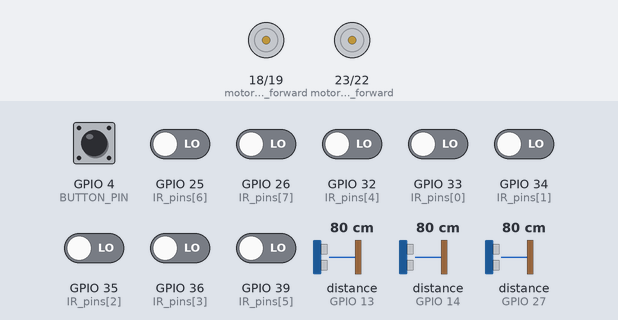
Bench run of a sketch on a simulated ESP32. Parts: motor-driver pin pairs drawn as motors (green arrow = first pin HIGH = forward, orange = second pin HIGH = backward, longer = more drive). The inputs (shaded band) are chosen by the test bench; at power-on: GPIO 4 (BUTTON_PIN) HIGH, GPIO 25 (IR_pins[6]), GPIO 26 (IR_pins[7]), GPIO 32 (IR_pins[4]), GPIO 33 (IR_pins[0]), GPIO 34 (IR_pins[1]), GPIO 35 (IR_pins[2]), GPIO 36 (IR_pins[3]), GPIO 39 (IR_pins[5]) LOW, distance to the obstacle (sensors on GPIO 14, GPIO 13, GPIO 27) 80 cm. The echo pulse lasts 58.3 µs per cm; what the sketch prints to the serial monitor is not drawn.

Above: at 1.2 s.
1.3 s: GPIO 4 (BUTTON_PIN) pulled LOW for 1 s
At 2.8 s:
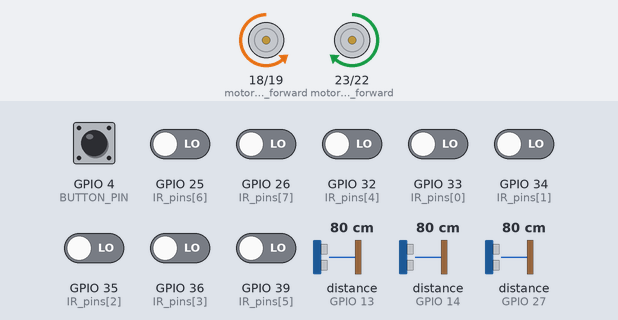
5.3 s: GPIO 25 (IR_pins[6]) driven HIGH
At 6.5 s:
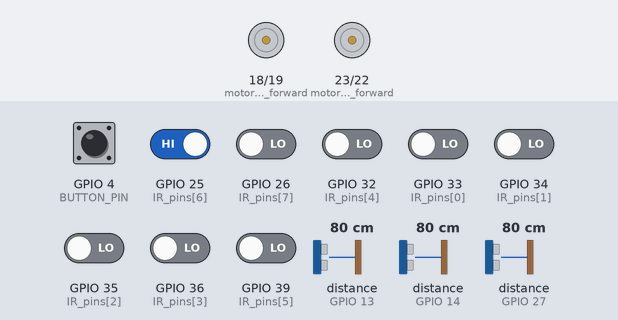
7.6 s: GPIO 4 (BUTTON_PIN) pulled LOW for 0.15 s
10.6 s: distance to the obstacle (sensor on GPIO 14) set to 34 cm
13.6 s: distance to the obstacle (sensor on GPIO 14) set to 27 cm
At 14.5 s:
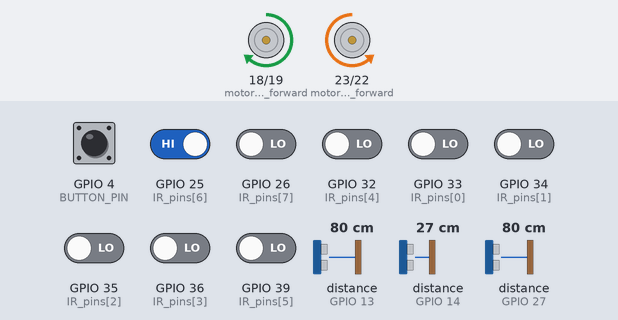
Timing chart, 0 to 16.6 s (numbered marks = the images above; inputs shaded):
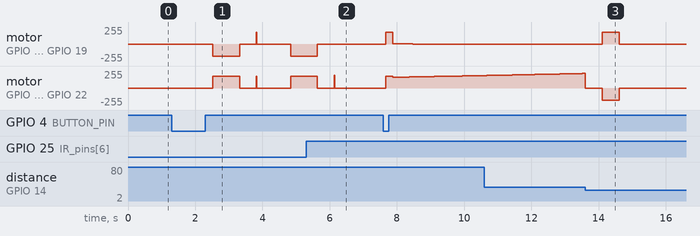

The sketch:

Line_Follower_Robot2.ino.ino
```cpp
#include <ArduinoJson.h>
#include <esp_now.h>
#include <WiFi.h>

#define BUTTON_PIN 4  // BOOT button is GPIO0

// Button state
bool lastButtonState = HIGH;

// Boost speed management
const int BASE_SPEED_NORMAL = 84;
const int BASE_SPEED_STARTING = 180;
const int START_BOOST_DURATION_MS = 200;

bool justStarted = true;
unsigned long startBoostStartTime = 0;

// PID Parameters
float Kp = 30, Ki = 0.1, Kd = 10;
float error = 0, previous_error = 0;
float integral = 0, derivative = 0;
float correction = 0;

// IR Sensor pins
const int IR_pins[] = { 33, 34, 35, 36, 32, 39, 25, 26 };
const int num_sensors = 8;

// Motor pins
const int motor_left_forward = 23;
const int motor_left_backward = 22;
const int motor_right_forward = 18;
const int motor_right_backward = 19;

bool justScannedPlant = false;


#define ULTRASONIC_FRONT_PIN 13
#define OBSTACLE_DISTANCE_CM 15

// Ultrasonic
#define ULTRASONIC_LEFT_PIN 27
#define ULTRASONIC_RIGHT_PIN 14
#define PLANT_DETECTION_DISTANCE_CM 30

// State
bool waitingForNPK = false;
bool npkDataReceived = false;
int plantCounter = 0;
bool returning = false;
bool patrolEnabled = false;

// Gateway MAC
uint8_t gatewayAddress[] = { 0xF8, 0xB3, 0xB7, 0x2B, 0x3B, 0x60 };

void setup() {
  Serial.begin(115200);
  for (int i = 0; i < num_sensors; i++) pinMode(IR_pins[i], INPUT);

  pinMode(motor_left_forward, OUTPUT);
  pinMode(motor_left_backward, OUTPUT);
  pinMode(motor_right_forward, OUTPUT);
  pinMode(motor_right_backward, OUTPUT);
  pinMode(ULTRASONIC_LEFT_PIN, OUTPUT);
  pinMode(ULTRASONIC_RIGHT_PIN, OUTPUT);
  pinMode(BUTTON_PIN, INPUT_PULLUP);  // BOOT button uses pull-up

  WiFi.mode(WIFI_STA);
  if (esp_now_init() != ESP_OK) {
    Serial.println("❌ ESP-NOW init failed");
    return;
  }

  esp_now_peer_info_t peerInfo = {};
  memcpy(peerInfo.peer_addr, gatewayAddress, 6);
  peerInfo.channel = 0;
  peerInfo.encrypt = false;
  esp_now_add_peer(&peerInfo);
  esp_now_register_recv_cb(onEspNowReceive);
  Serial.println("📡 Waiting for START command via ESP-NOW or BOOT button...");
}

void loop() {
  handleSerial();
  handleButton();

  if (!patrolEnabled) {
    stopmotors();
    return;
  }

  if (isObstacleDetected()) {
    stopmotors();
    Serial.println("🛑 Obstacle ahead! Waiting...");
    delay(100);  // Small delay before re-check
    return;      // Skip rest of the loop
  }

  if (!returning && !waitingForNPK) {
    if (detectPlantNearby()) {
      if (!justScannedPlant) {
        plantCounter++;
        triggerNPKSensor(plantCounter);
        justScannedPlant = true;
      }
    } else {
      justScannedPlant = false;  // Reset when plant is no longer detected
    }
  }


  if (isLineEnded()) {
    stopmotors();
    delay(500);
    if (!returning) {
      Serial.println("🚧 End of forward path. Turning around...");
      turn180();
      returning = true;
    } else {
      Serial.println("🏁 Returned to base. Waiting for next START command...");
      turn180();
      returning = false;
      plantCounter = 0;
      patrolEnabled = false;
    }
  }

  int position = readSensors();
  error = position - (num_sensors - 1) / 2.0;
  integral += error;
  derivative = error - previous_error;
  correction = (Kp * error) + (Ki * integral) + (Kd * derivative);
  previous_error = error;

  int left_motor_speed = constrain(BASE_SPEED_NORMAL + correction, 0, 1023);
  int right_motor_speed = constrain(BASE_SPEED_NORMAL - correction, 0, 1023);
  driveMotors(left_motor_speed, right_motor_speed);
  delay(10);
}

bool detectPlantNearby() {
  long leftDist = readUltrasonicDistance(ULTRASONIC_LEFT_PIN);
  long rightDist = readUltrasonicDistance(ULTRASONIC_RIGHT_PIN);
  Serial.printf("Left: %ld cm | Right: %ld cm\n", leftDist, rightDist);
  return (leftDist > 0 && leftDist <= PLANT_DETECTION_DISTANCE_CM) || (rightDist > 0 && rightDist < PLANT_DETECTION_DISTANCE_CM);
}

void triggerNPKSensor(int plantNo) {
  stopmotors();
  long leftDist = readUltrasonicDistance(ULTRASONIC_LEFT_PIN);
  long rightDist = readUltrasonicDistance(ULTRASONIC_RIGHT_PIN);

  String turnDirection = "";

  if (leftDist <= PLANT_DETECTION_DISTANCE_CM) {
    Serial.println("🌿 Turning LEFT 90°");
    driveMotors(100, -100);
    delay(500);
    turnDirection = "LEFT";
  } else if (rightDist <= PLANT_DETECTION_DISTANCE_CM) {
    Serial.println("🌿 Turning RIGHT 90°");
    driveMotors(-100, 100);
    delay(500);
    turnDirection = "RIGHT";
  }
  stopmotors();

  Serial.printf("📤 Sending: TRIGGER,PLANT:%d\n", plantNo); // TRIGGER,PLANT:1
  Serial.println("TRIGGER,PLANT:" + String(plantNo));

  waitingForNPK = true;
  npkDataReceived = false;

  unsigned long start = millis();
  while (!npkDataReceived && millis() - start < 30000) {
    handleSerial();
    delay(100);
  }

  if (!npkDataReceived) {
    Serial.println("❌ Timeout waiting for NPK");
  }

  // Turn back to line after data received
  if (turnDirection == "LEFT") {
    Serial.println("↩️ Returning RIGHT to line");
    driveMotors(-100, 100);
    delay(500);
  } else if (turnDirection == "RIGHT") {
    Serial.println("↩️ Returning LEFT to line");
    driveMotors(100, -100);
    delay(500);
  }

  stopmotors();
}


void handleSerial() {
  if (Serial.available()) {
    String msg = Serial.readStringUntil('\n');
    msg.trim();
    StaticJsonDocument<128> doc;
    if (deserializeJson(doc, msg) == DeserializationError::Ok) {
      String payload;
      serializeJson(doc, payload);
      sendJsonViaESPNow(payload);
      if (doc["status"] == "DONE") {
        Serial.println("✅ DONE received. Resetting counter...");
        plantCounter = 0;
      }
      if (doc["N"] != 0) {
        Serial.println("✅ data received. Resetting counter...");
        npkDataReceived = true;
      }
    } else {
      Serial.println("❌ JSON parse error");
    }
  }
}

void sendJsonViaESPNow(String json) {
  const char *payload = json.c_str();
  esp_err_t result = esp_now_send(gatewayAddress, (uint8_t *)payload, strlen(payload) + 1);
  if (result != ESP_OK) Serial.println("❌ ESP-NOW send failed");
}

void onEspNowReceive(const esp_now_recv_info_t *recv_info, const uint8_t *incomingData, int len) {
  String jsonStr = "";
  for (int i = 0; i < len; i++) jsonStr += (char)incomingData[i];
  Serial.println(jsonStr);
  StaticJsonDocument<64> doc;
  if (deserializeJson(doc, jsonStr) == DeserializationError::Ok && doc["value"] == true) {
    patrolEnabled = true;
    justStarted = true;
    startBoostStartTime = millis();
    Serial.println("🚀 START command received. Patrol begins...");
  }
}

int readSensors() {
  int wsum = 0, sum = 0;
  for (int i = 0; i < num_sensors; i++) {
    int val = digitalRead(IR_pins[i]);
    wsum += val * i;
    sum += val;
  }
  return sum == 0 ? (num_sensors - 1) / 2 : wsum / sum;
}

bool isLineEnded() {
  for (int i = 0; i < num_sensors; i++) {
    if (digitalRead(IR_pins[i]) == 1) return false;
  }
  return true;
}

void turn180() {
  driveMotors(100, -100);
  delay(800);
  stopmotors();
}

void driveMotors(int left, int right) {
  static int lastLeft = 0, lastRight = 0;

  // If motors are starting from 0
  if ((lastLeft == 0 && lastRight == 0) && (left != 0 || right != 0)) {
    justStarted = true;
    startBoostStartTime = millis();
  }

  // Apply boost speed
  if (justStarted && (millis() - startBoostStartTime < START_BOOST_DURATION_MS)) {
    if (left > 0) left = max(left, BASE_SPEED_STARTING);
    if (left < 0) left = min(left, -BASE_SPEED_STARTING);
    if (right > 0) right = max(right, BASE_SPEED_STARTING);
    if (right < 0) right = min(right, -BASE_SPEED_STARTING);
  } else {
    justStarted = false;
  }

  analogWrite(motor_left_forward, left > 0 ? left : 0);
  analogWrite(motor_left_backward, left < 0 ? -left : 0);
  analogWrite(motor_right_forward, right > 0 ? right : 0);
  analogWrite(motor_right_backward, right < 0 ? -right : 0);

  lastLeft = left;
  lastRight = right;
}

void stopmotors() {
  driveMotors(0, 0);
  delay(500);
}

long readUltrasonicDistance(int pin) {
  pinMode(pin, OUTPUT);
  digitalWrite(pin, LOW);
  delayMicroseconds(2);
  digitalWrite(pin, HIGH);
  delayMicroseconds(10);
  digitalWrite(pin, LOW);
  pinMode(pin, INPUT);
  long dur = pulseIn(pin, HIGH, 30000);
  return dur * 0.034 / 2;
}

void handleButton() {
  int reading = digitalRead(BUTTON_PIN);

  if (reading == LOW && lastButtonState == HIGH && !patrolEnabled) {
    patrolEnabled = true;
    justStarted = true;
    startBoostStartTime = millis();
    Serial.println("🟢 BOOT button pressed. Starting patrol...");
  }

  lastButtonState = reading;
}

bool isObstacleDetected() {
  long frontDist = readUltrasonicDistance(ULTRASONIC_FRONT_PIN);
  Serial.printf("🔎 Obstacle Distance: %ld cm\n", frontDist);
  return (frontDist > 0 && frontDist < OBSTACLE_DISTANCE_CM);
}
```

Measured:
- the behaviour switches between 31 and 30 cm on distance to the obstacle (sensor on GPIO 14) (found by bisection; images 2 and 3)
- after the input at 5.3 s, motor on GPIO 18 (motor_right_forward) / GPIO 19 (motor_right_backward): goes on until 5.6 s, then stays stopped
- after the input at 13.6 s, motor on GPIO 18 (motor_right_forward) / GPIO 19 (motor_right_backward): stopped → forward 180/255 after 0.51 s, → stopped 0.50 s later
